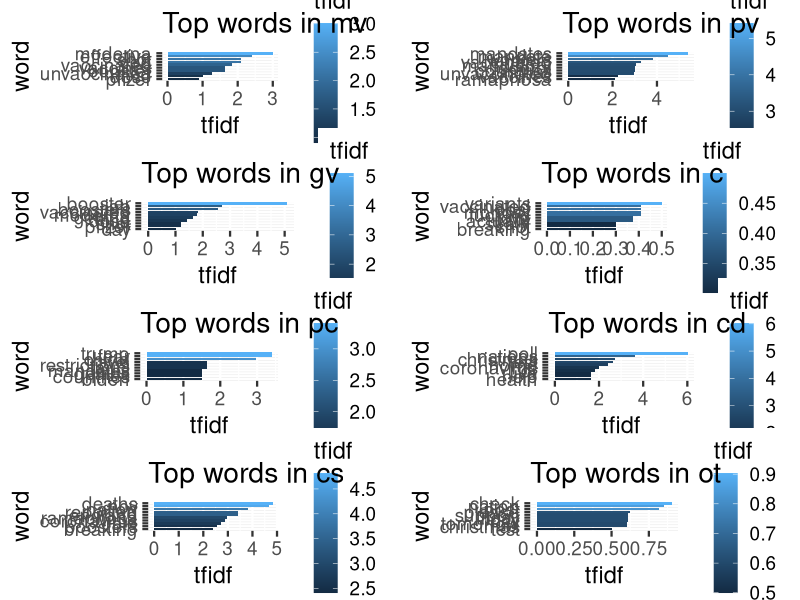

Generate this figure with R:
# This script produces a series of bar plots of the top 10 words for each cateogry

library(tidyverse)
library(here)
library(ggplot2)
library(gridExtra)

data=read_csv(here("tfidf.csv"))
cats=c('mv','pv','gv','c','pc','cd','cs','ot')
p=list()

for (i in 1:8) {
  sub=data%>%filter(category==cats[i])
  p[[i]]=ggplot(sub,aes(tfidf,reorder(word, tfidf),fill=tfidf))+
    geom_bar(stat='identity') +
    ggtitle(paste("Top words in",cats[i])) +
    ylab("word") + 
    theme_grey(base_size=17)
}

grid.arrange(grobs=p,ncol=2)